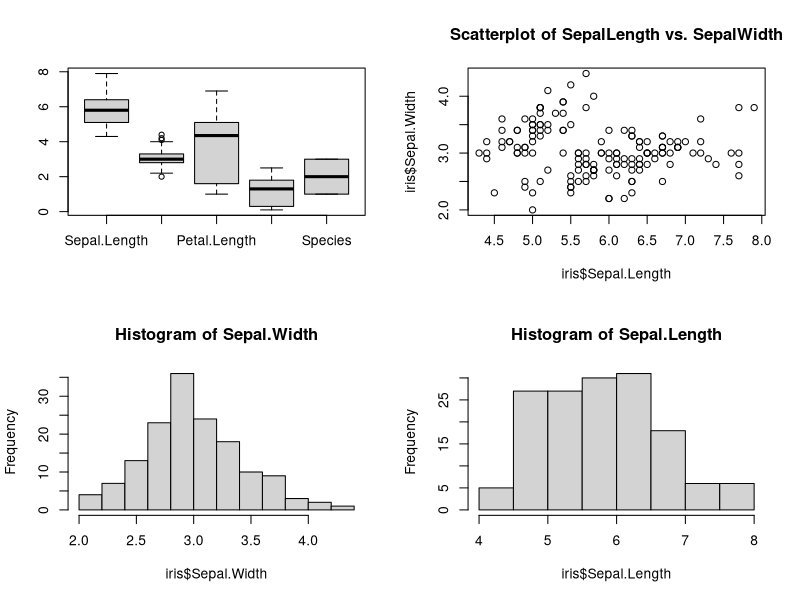

R code for this plot:
## ---- chunk 1
par(mfrow=c(2,2))
boxplot(iris)
plot(iris$Sepal.Length,iris$Sepal.Width, main="Scatterplot of SepalLength vs. SepalWidth")
hist(iris$Sepal.Width,  main="Histogram of Sepal.Width")
hist(iris$Sepal.Length, main="Histogram of Sepal.Length")
## ---- chunk 2
summary(iris[,1:3])
